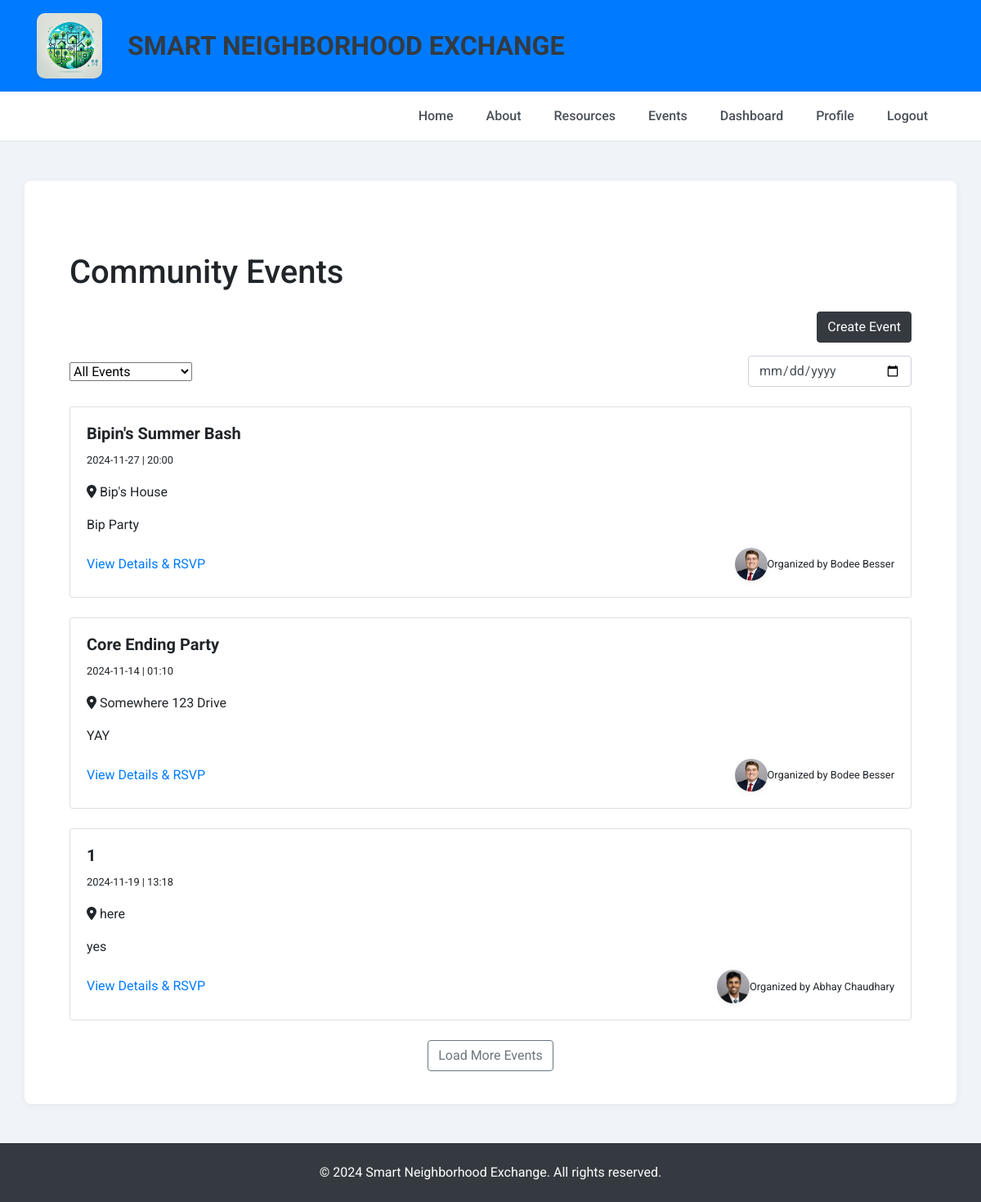
The app's page /community-events (signed in), older data.
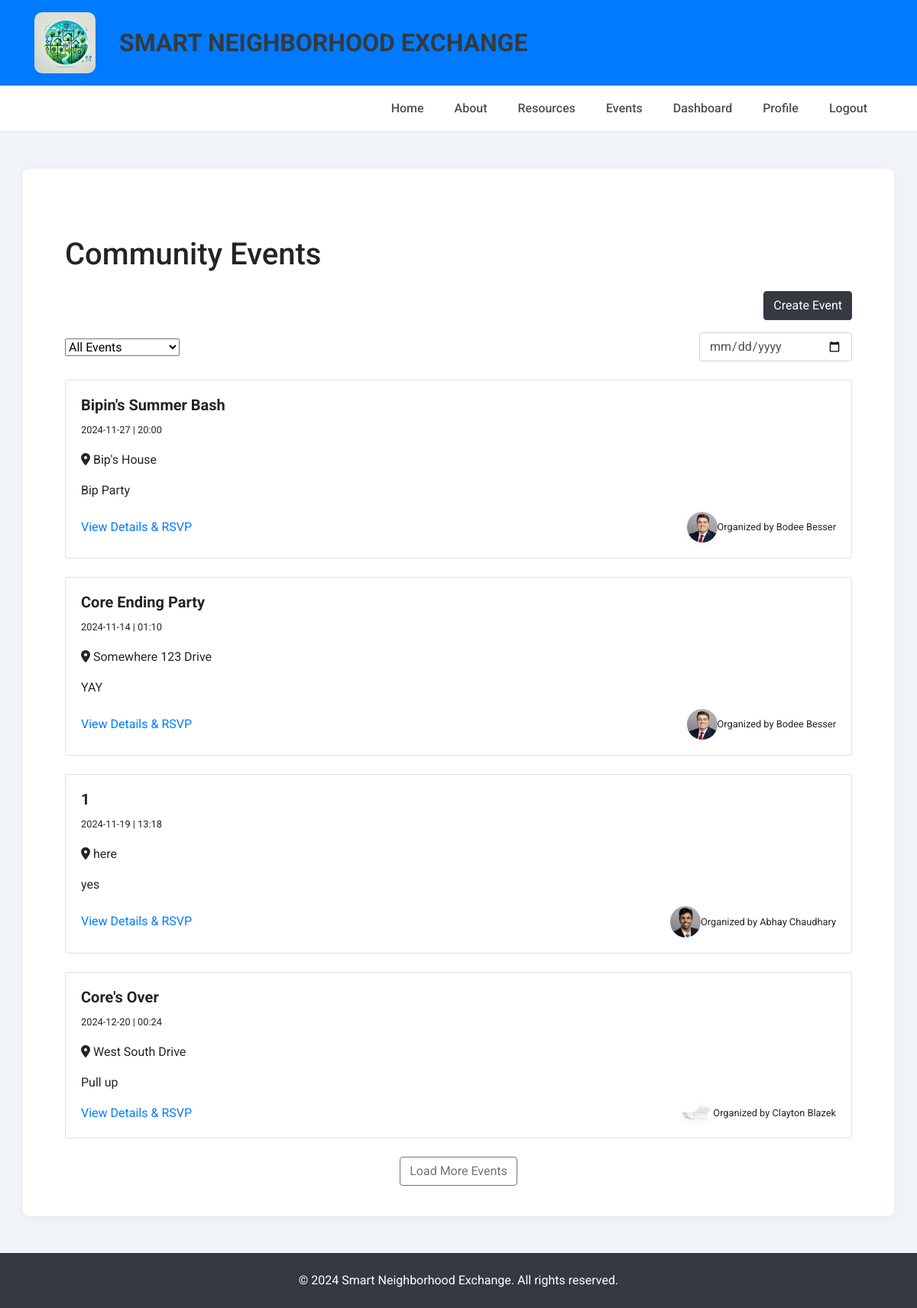
The same page, newer data.
### tables this page shows
CREATE TABLE CommunityEvents (
            event_id INTEGER PRIMARY KEY AUTOINCREMENT,
            user_id INTEGER,
            title TEXT NOT NULL,
            description TEXT,
            location TEXT,
            date TEXT NOT NULL,
            time TEXT,
            FOREIGN KEY (user_id) REFERENCES Users(user_id)
        );

CREATE TABLE Users (
            user_id INTEGER PRIMARY KEY AUTOINCREMENT,
            name TEXT NOT NULL,
            email TEXT NOT NULL UNIQUE,
            password TEXT NOT NULL,
            profile_image TEXT,
            location TEXT
        );

### app.py (the view, shortened to what this page needs)
@app.route('/community-events', methods=['GET', 'POST'])
def community_events():
    if 'user_id' not in session:
        return redirect(url_for('login'))
    error = None
    with sqlite3.connect('projects.db') as conn:
        conn.row_factory = sqlite3.Row
        c = conn.cursor()
        c.execute('''
            SELECT CommunityEvents.*, Users.name AS organizer_name, Users.profile_image AS organizer_profile_image
            FROM CommunityEvents
            JOIN Users ON CommunityEvents.user_id = Users.user_id
        ''')
        events = c.fetchall()
    return render_template('events.html', events=events)

### templates/events.html (shortened to what this page needs)
{% extends "base.html" %}
{% block content %}
<div class="container mt-5">
    <h1 class="mb-4">Community Events</h1>
    <div class="d-flex justify-content-end mb-3">
        <a href="{{ url_for('create_event') }}" class="btn btn-dark">Create Event</a>
    </div>
    <div class="d-flex justify-content-between align-items-center mb-4">
        <select class="form-select" style="width: 150px;">
            <option value="all">All Events</option>
        </select>
        <input type="date" class="form-control" style="width: 200px;">
    </div>
    <div class="event-list">
        {% for event in events %}
            <div class="card mb-4">
                <div class="card-body">
                    <div class="d-flex justify-content-between">
                        <h5 class="font-weight-bold">{{ event.title }}</h5>
                    </div>
                    <p><small>{{ event.date }} | {{ event.time }}</small></p>
                    <p><i class="fas fa-map-marker-alt"></i> {{ event.location }}</p>
                    <p>{{ event.description[:100] }}{% if event.description|length > 100 %}...{% endif %}</p>
                    <div class="d-flex justify-content-between align-items-center">
                        <a href="{{ url_for('event_details', event_id=event.event_id) }}" class="text-primary">View Details & RSVP</a>
                        <div class="d-flex align-items-center">
                            <img src="{{ url_for('static', filename='uploads/' + (event.organizer_profile_image or 'default_profile.jpg')) }}" alt="Your Profile" class="rounded-circle" width="40">
                            <small>Organized by {{ event.organizer_name }}</small>
                        </div>
                    </div>
                </div>
            </div>
        {% else %}
            <p>No events available at the moment. Be the first to <a href="{{ url_for('create_event') }}">create an event</a>!</p>
        {% endfor %}
    </div>
    <div class="text-center mt-4">
        <button class="btn btn-outline-secondary">Load More Events</button>
    </div>
</div>
{% endblock %}

Row changes from the older to the newer data that the page shows:
added CommunityEvents: title "Core's Over", date "2024-12-20", time "00:24", location "West South Drive", description "Pull up", profile_image (picture), organizer_name "Clayton Blazek"
